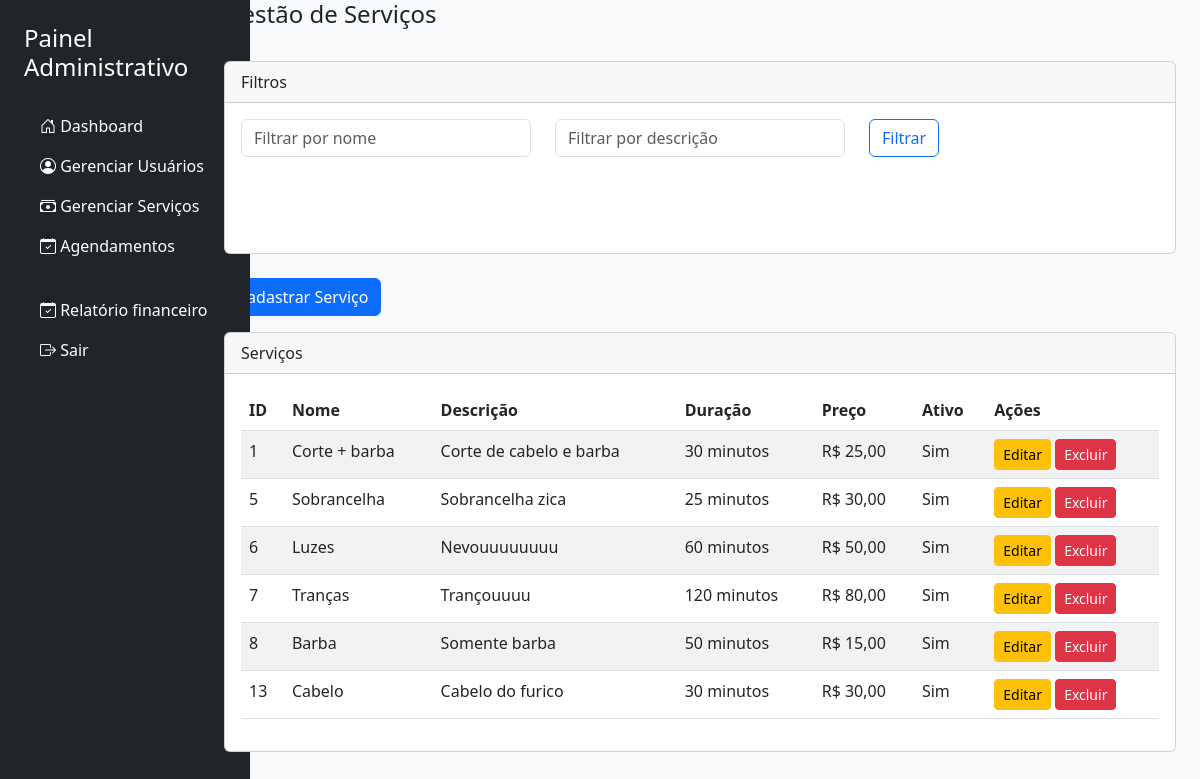
Screenshot of /views/admin/servicos.php (signed in) with the database file from the repository.
### tables this page shows
CREATE TABLE `servicos` (
  `servico_id` int(11) NOT NULL,
  `tenant_id` int(11) NOT NULL,
  `nome` varchar(255) NOT NULL,
  `descricao` text DEFAULT NULL,
  `duracao` int(11) NOT NULL,
  `preco` decimal(10,2) NOT NULL,
  `ativo` tinyint(1) DEFAULT 1,
  `created_at` timestamp NOT NULL DEFAULT current_timestamp(),
  `updated_at` timestamp NOT NULL DEFAULT current_timestamp() ON UPDATE current_timestamp()
);

### models/Services.php (called while the page is built, shortened)
<?php
class Service
{
    private $pdo;
    public function __construct($pdo)
    {
        $this->pdo = $pdo;
    }
    public function getServicesByTenant($tenant_id, $nome = '', $descricao = '')
    {
        $sql = "SELECT * FROM servicos WHERE tenant_id = :tenant_id";
        $stmt = $this->pdo->prepare($sql);
        $stmt->bindParam(':tenant_id', $tenant_id);
        $stmt->execute();
        return $stmt->fetchAll(PDO::FETCH_ASSOC);
    }
}
?>

### views/admin/servicos.php (the view, shortened to what this page needs)
<?php
require_once '../../controllers/AuthController.php';
require_once '../../models/Services.php';
$pdo = getDatabaseConnection();
$serviceModel = new Service($pdo);
$nome = isset($_GET['nome']) ? $_GET['nome'] : '';
$descricao = isset($_GET['descricao']) ? $_GET['descricao'] : '';
$tenant_id = 1;
$services = $serviceModel->getServicesByTenant($tenant_id, $nome, $descricao);
?>
<?php include('../partials/header.php') ?>
<body class="bg-light">
    <div class="container-fluid">
        <div class="row">
            <?php include('../partials/menu.php') ?>
            <main class="main-content col-md-9 ms-sm-auto col-lg-10 px-4">
                <div class="d-flex justify-content-between align-items-center mb-4">
                    <h4>Gestão de Serviços</h4>
                </div>
                <div class="card mb-4">
                    <div class="card-header">
                        Filtros
                    </div>
                    <div class="card-body">
                        <form method="GET" action="servicos.php">
                            <div class="row">
                                <div class="col-md-4 mb-3">
                                    <input type="text" name="nome" placeholder="Filtrar por nome" class="form-control"
                                        value="<?php echo $nome; ?>" />
                                </div>
                                <div class="col-md-4 mb-3">
                                    <input type="text" name="descricao" placeholder="Filtrar por descrição"
                                        class="form-control" value="<?php echo $descricao; ?>" />
                                </div>
                                <div class="col-md-4 mb-3 d-flex align-items-end">
                                    <button type="submit" class="btn btn-outline-primary">Filtrar</button>
                                </div>
                            </div>
                        </form>
                    </div>
                </div>
                <button class="btn btn-primary mb-3" data-bs-toggle="modal" data-bs-target="#addServiceModal">Cadastrar
                    Serviço</button>
                <div class="card">
                    <div class="card-header">
                        Serviços
                    </div>
                    <div class="card-body">
                        <table class="table table-striped">
                            <thead>
                                <tr>
                                    <th>ID</th>
                                    <th>Nome</th>
                                    <th>Descrição</th>
                                    <th>Duração</th>
                                    <th>Preço</th>
                                    <th>Ativo</th>
                                    <th>Ações</th>
                                </tr>
                            </thead>
                            <tbody>
                                <?php foreach ($services as $service): ?>
                                    <tr>
                                        <td><?php echo $service['servico_id']; ?></td>
                                        <td><?php echo $service['nome']; ?></td>
                                        <td><?php echo $service['descricao']; ?></td>
                                        <td><?php echo $service['duracao']; ?> minutos</td>
                                        <td><?php echo 'R$ ' . number_format($service['preco'], 2, ',', '.'); ?></td>
                                        <td><?php echo $service['ativo'] ? 'Sim' : 'Não'; ?></td>
                                        <td>
                                            <button class="btn btn-warning btn-sm" data-bs-toggle="modal"
                                                data-bs-target="#editServiceModal"
                                                data-servico_id="<?php echo $service['servico_id']; ?>"
                                                data-nome="<?php echo $service['nome']; ?>"
                                                data-descricao="<?php echo $service['descricao']; ?>"
                                                data-duracao="<?php echo $service['duracao']; ?>"
                                                data-preco="<?php echo $service['preco']; ?>"
                                                data-ativo="<?php echo $service['ativo']; ?>">Editar</button>
                                            <button class="btn btn-danger btn-sm" data-bs-toggle="modal"
                                                data-bs-target="#deleteServiceModal"
                                                data-servico_id="<?php echo $service['servico_id']; ?>">Excluir</button>
                                        </td>
                                    </tr>
                                <?php endforeach; ?>
                            </tbody>
                        </table>
                    </div>
                </div>
            </main>
        </div>
    </div>
</body>
</html>

### views/partials/header.php (style rules this page uses)
.main-content { margin-left: 250px; }
.card-body { min-height: 150px; }

### rows the page displays
servicos: servico_id "1", nome "Corte + barba", descricao "Corte de cabelo e barba", duracao "30", preco "25,00", ativo "Sim"
servicos: servico_id "5", nome "Sobrancelha", descricao "Sobrancelha zica", duracao "25", preco "30,00", ativo "Sim"
servicos: servico_id "6", nome "Luzes", descricao "Nevouuuuuuuu", duracao "60", preco "50,00", ativo "Sim"
servicos: servico_id "7", nome "Tranças", descricao "Trançouuuu", duracao "120", preco "80,00", ativo "Sim"
servicos: servico_id "8", nome "Barba", descricao "Somente barba", duracao "50", preco "15,00", ativo "Sim"
servicos: servico_id "13", nome "Cabelo", descricao "Cabelo do furico", duracao "30", preco "30,00", ativo "Sim"
